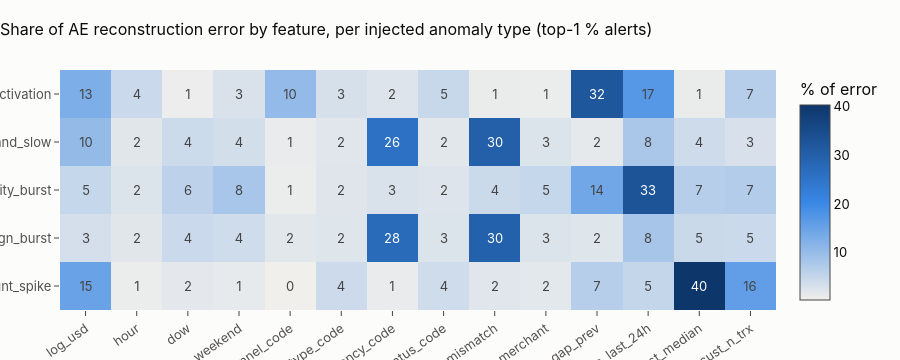

Write notebook code for a chart like this one.
### Markdown cell above
## 4 · Explaining alerts: which feature drives the reconstruction error?
For the top-1 % AE alerts of each anomaly type, the share of the squared error contributed by each feature. This should recover the *mechanism* we injected.

### Code cell
err = score(ae, Xq[ev], per_feature=True)
top = np.argsort(-err.sum(1))[: int(0.01 * len(ev))]
contrib = {}
for t in INJECTED:
    sel = top[tev[top] == t]
    contrib[t] = (
        (err[sel] / err[sel].sum(1, keepdims=True)).mean(0) if len(sel) else np.zeros(len(FEATURES))
    )
cdf = pd.DataFrame(contrib, index=FEATURES).T
fig = go.Figure(
    go.Heatmap(
        z=cdf.values * 100,
        x=FEATURES,
        y=cdf.index,
        text=np.round(cdf.values * 100).astype(int),
        texttemplate="%{text}",
        colorscale=[[0, "#f0efec"], [0.5, "#3987e5"], [1, "#0d366b"]],
        colorbar=dict(title="% of error"),
    )
)
fig.update_layout(
    height=360,
    title="Share of AE reconstruction error by feature, per injected anomaly type (top-1 % alerts)",
    xaxis_tickangle=-35,
)
fig.show()
cdf.round(2).to_csv(OUT / "ae_error_attribution.csv")
cdf.round(2).style.format("{:.0%}").background_gradient(cmap="Blues", axis=None)
print("alerts per type in the top 1 %:", {t: int((tev[top] == t).sum()) for t in INJECTED})
cdf.round(2).T.sort_values(INJECTED[0], ascending=False).head(14)

### Figure 1 — Plotly figure (JSON) as saved in the notebook; plotly's stock layout.template omitted (floating-point values rounded to 4 significant figures)
{"data": [{"colorbar": {"title": {"text": "% of error"}}, "colorscale": [[0, "#f0efec"], [0.5, "#3987e5"], [1, "#0d366b"]], "text": [[15, 1, 2, 1, 0, 4, 1, 4, 2, 2, 7, 5, 40, 16], [3, 2, 4, 4, 2, 2, 28, 3, 30, 3, 2, 8, 5, 5], [5, 2, 6, 8, 1, 2, 3, 2, 4, 5, 14, 33, 7, 7], [10, 2, 4, 4, 1, 2, 26, 2, 30, 3, 2, 8, 4, 3], [13, 4, 1, 3, 10, 3, 2, 5, 1, 1, 32, 17, 1, 7]], "texttemplate": "%{text}", "type": "heatmap", "x": ["log_usd", "hour", "dow", "is_weekend", "channel_code", "type_code", "currency_code", "status_code", "country_mismatch", "has_merchant", "log_gap_prev", "n_last_24h", "ratio_to_cust_median", "cust_n_trx"], "y": ["amount_spike", "foreign_burst", "velocity_burst", "low_and_slow", "dormant_reactivation"], "z": [[15.05, 0.7969, 1.594, 1.332, 0.2977, 4.247, 1.103, 3.932, 2.001, 1.704, 6.63, 5.149, 40.35, 15.82], [3.357, 1.955, 4.495, 3.959, 1.87, 2.298, 27.54, 2.544, 29.74, 2.57, 2.123, 8.428, 4.608, 4.509], [4.967, 2.468, 5.919, 8.126, 0.8372, 2.185, 2.813, 2.426, 4.334, 4.966, 14.25, 33.05, 6.671, 6.989], [10.33, 1.987, 4.239, 3.516, 1.101, 2.059, 25.8, 1.841, 29.96, 2.61, 1.502, 7.963, 4.129, 2.966], [12.77, 4.453, 0.6946, 2.799, 10.46, 3.261, 2.343, 4.804, 0.9215, 0.8478, 32.14, 17.02, 0.9319, 6.561]]}], "layout": {"height": 360, "title": {"text": "Share of AE reconstruction error by feature, per injected anomaly type (top-1 % alerts)"}, "xaxis": {"tickangle": -35}}}
